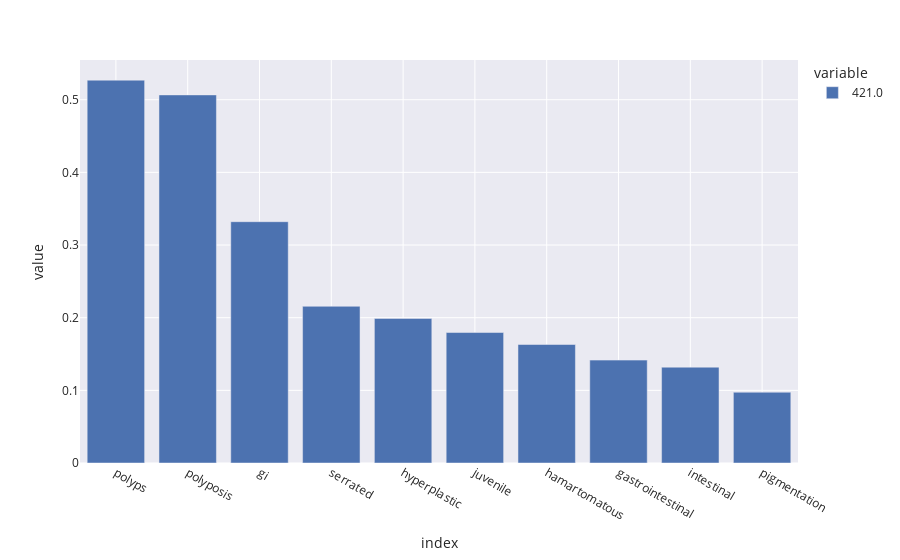
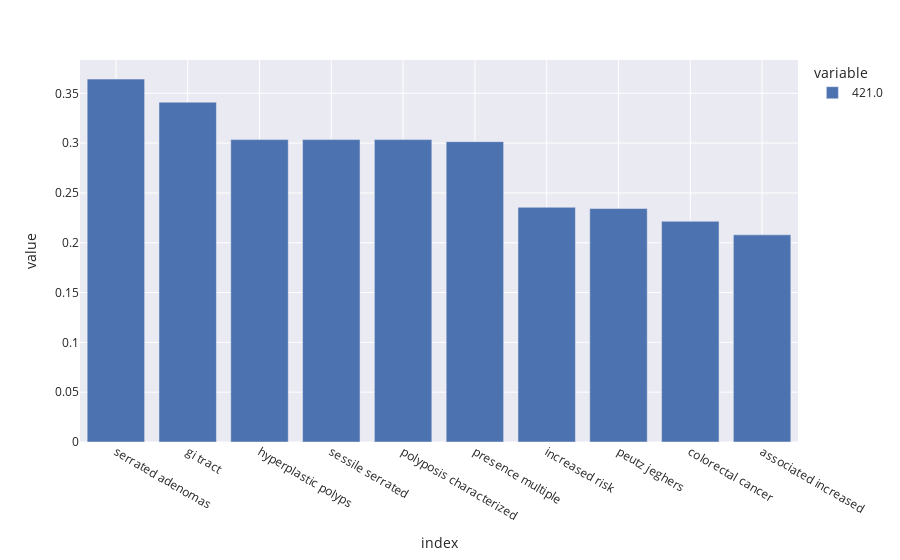
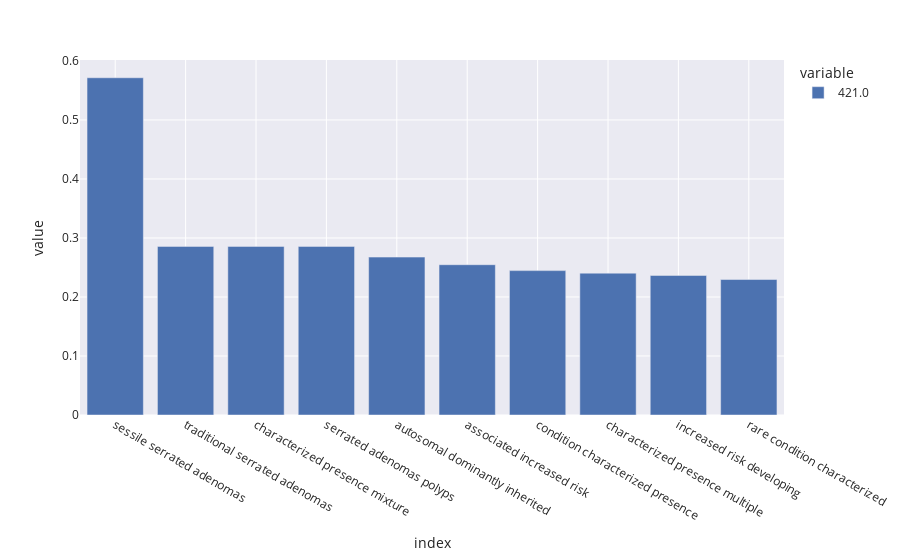
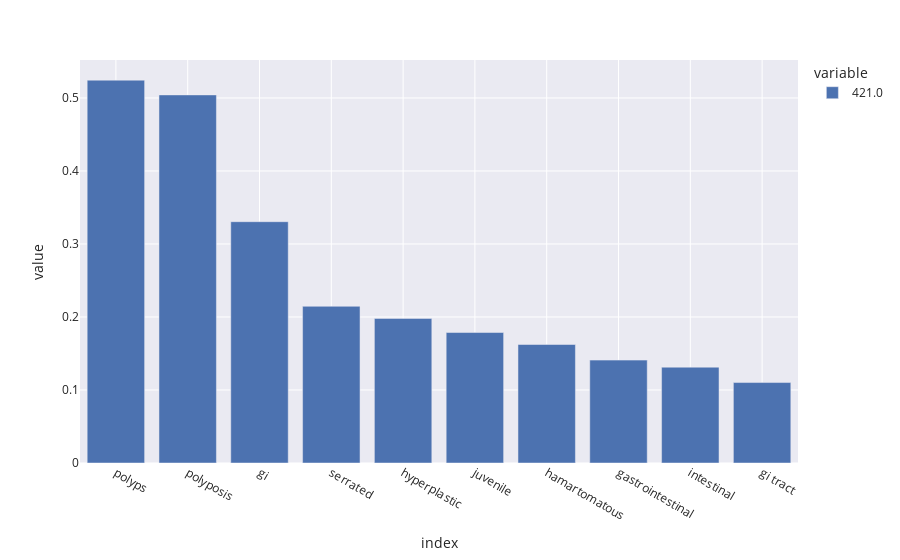

Here is the notebook cell these charts were saved with, in order:
### Code cell
for df in tfidf_infomap:
    fig = px.bar(df.sparse.to_dense().loc[ejemplo].sort_values(ascending=False)[0:10])
    fig.show()

### Figure 1 — Plotly figure (JSON) as saved in the notebook; plotly's stock layout.template omitted (floating-point values rounded to 4 significant figures)
{"data": [{"alignmentgroup": "True", "hovertemplate": "variable=421.0<br>index=%{x}<br>value=%{y}<extra></extra>", "legendgroup": "421.0", "marker": {"color": "rgb(76,114,176)", "pattern": {"shape": ""}}, "name": "421.0", "offsetgroup": "421.0", "orientation": "v", "showlegend": true, "textposition": "auto", "type": "bar", "x": ["polyps", "polyposis", "gi", "serrated", "hyperplastic", "juvenile", "hamartomatous", "gastrointestinal", "intestinal", "pigmentation"], "xaxis": "x", "y": [0.527, 0.5067, 0.3321, 0.2157, 0.1989, 0.1796, 0.1631, 0.1416, 0.1319, 0.09743], "yaxis": "y"}], "layout": {"barmode": "relative", "legend": {"title": {"text": "variable"}, "tracegroupgap": 0}, "margin": {"t": 60}, "xaxis": {"anchor": "y", "domain": [0, 1], "title": {"text": "index"}}, "yaxis": {"anchor": "x", "domain": [0, 1], "title": {"text": "value"}}}}

### Figure 2 — Plotly figure (JSON) as saved in the notebook; plotly's stock layout.template omitted (floating-point values rounded to 4 significant figures)
{"data": [{"alignmentgroup": "True", "hovertemplate": "variable=421.0<br>index=%{x}<br>value=%{y}<extra></extra>", "legendgroup": "421.0", "marker": {"color": "rgb(76,114,176)", "pattern": {"shape": ""}}, "name": "421.0", "offsetgroup": "421.0", "orientation": "v", "showlegend": true, "textposition": "auto", "type": "bar", "x": ["serrated adenomas", "gi tract", "hyperplastic polyps", "sessile serrated", "polyposis characterized", "presence multiple", "increased risk", "peutz jeghers", "colorectal cancer", "associated increased"], "xaxis": "x", "y": [0.3643, 0.3411, 0.3035, 0.3035, 0.3035, 0.3015, 0.2356, 0.2343, 0.2215, 0.2079], "yaxis": "y"}], "layout": {"barmode": "relative", "legend": {"title": {"text": "variable"}, "tracegroupgap": 0}, "margin": {"t": 60}, "xaxis": {"anchor": "y", "domain": [0, 1], "title": {"text": "index"}}, "yaxis": {"anchor": "x", "domain": [0, 1], "title": {"text": "value"}}}}

### Figure 3 — Plotly figure (JSON) as saved in the notebook; plotly's stock layout.template omitted (floating-point values rounded to 4 significant figures)
{"data": [{"alignmentgroup": "True", "hovertemplate": "variable=421.0<br>index=%{x}<br>value=%{y}<extra></extra>", "legendgroup": "421.0", "marker": {"color": "rgb(76,114,176)", "pattern": {"shape": ""}}, "name": "421.0", "offsetgroup": "421.0", "orientation": "v", "showlegend": true, "textposition": "auto", "type": "bar", "x": ["sessile serrated adenomas", "traditional serrated adenomas", "characterized presence mixture", "serrated adenomas polyps", "autosomal dominantly inherited", "associated increased risk", "condition characterized presence", "characterized presence multiple", "increased risk developing", "rare condition characterized"], "xaxis": "x", "y": [0.5715, 0.2858, 0.2858, 0.2858, 0.2676, 0.2547, 0.2447, 0.2404, 0.2365, 0.2296], "yaxis": "y"}], "layout": {"barmode": "relative", "legend": {"title": {"text": "variable"}, "tracegroupgap": 0}, "margin": {"t": 60}, "xaxis": {"anchor": "y", "domain": [0, 1], "title": {"text": "index"}}, "yaxis": {"anchor": "x", "domain": [0, 1], "title": {"text": "value"}}}}

### Figure 4 — Plotly figure (JSON) as saved in the notebook; plotly's stock layout.template omitted (floating-point values rounded to 4 significant figures)
{"data": [{"alignmentgroup": "True", "hovertemplate": "variable=421.0<br>index=%{x}<br>value=%{y}<extra></extra>", "legendgroup": "421.0", "marker": {"color": "rgb(76,114,176)", "pattern": {"shape": ""}}, "name": "421.0", "offsetgroup": "421.0", "orientation": "v", "showlegend": true, "textposition": "auto", "type": "bar", "x": ["polyps", "polyposis", "gi", "serrated", "hyperplastic", "juvenile", "hamartomatous", "gastrointestinal", "intestinal", "gi tract"], "xaxis": "x", "y": [0.5245, 0.5042, 0.3306, 0.2147, 0.198, 0.1787, 0.1623, 0.1409, 0.1313, 0.1102], "yaxis": "y"}], "layout": {"barmode": "relative", "legend": {"title": {"text": "variable"}, "tracegroupgap": 0}, "margin": {"t": 60}, "xaxis": {"anchor": "y", "domain": [0, 1], "title": {"text": "index"}}, "yaxis": {"anchor": "x", "domain": [0, 1], "title": {"text": "value"}}}}
